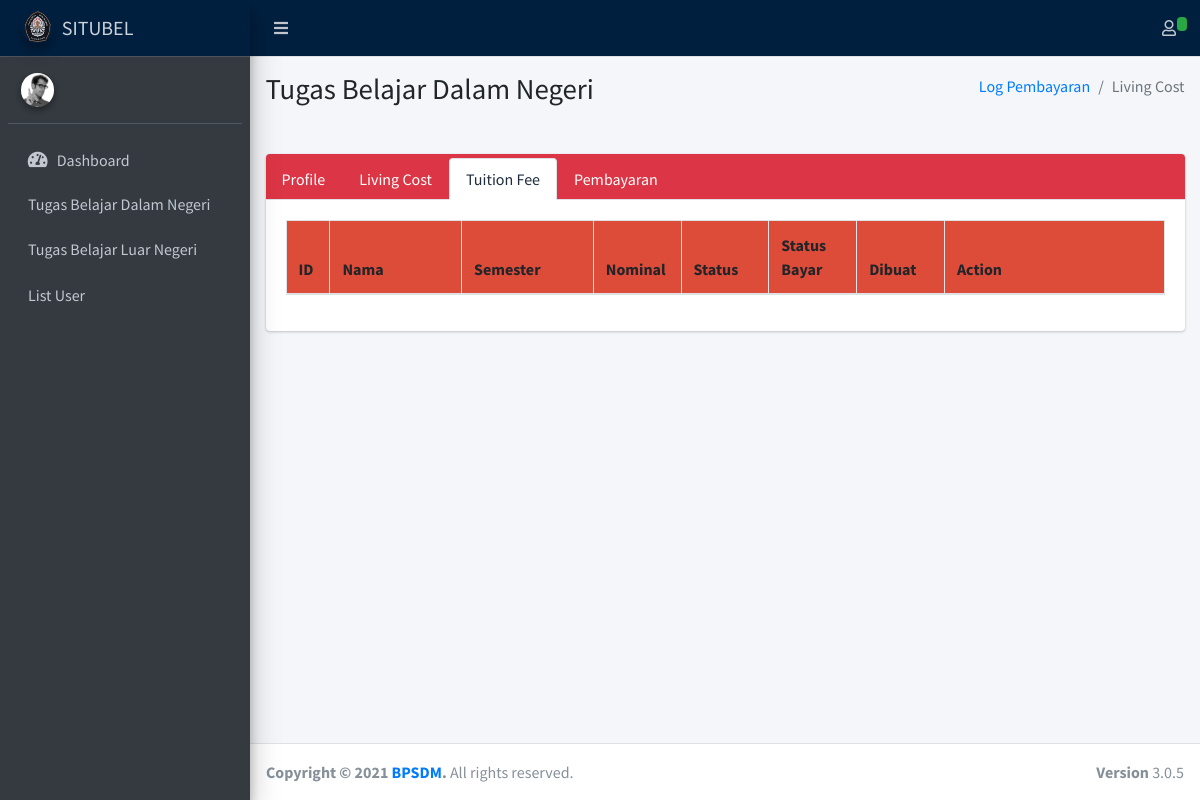
Page /admin/tubeldn/tuitionfee/8 on the earlier database version.
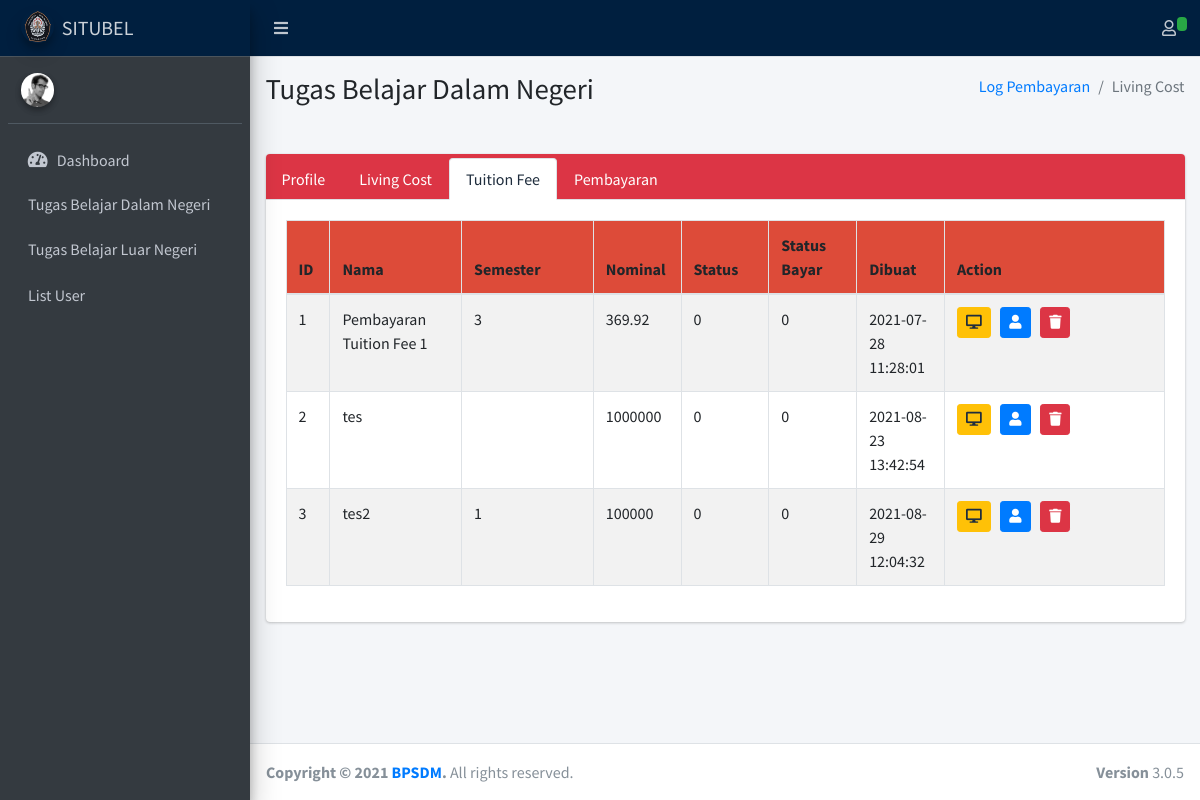
Same page on the later database version.
### tables this page shows
CREATE TABLE `report` (
  `id` int(11) NOT NULL,
  `users_id` int(11) NOT NULL,
  `study_id` int(11) NOT NULL,
  `report_bayar_id` int(11) NOT NULL,
  `nama` varchar(255) NOT NULL,
  `start_date` date NOT NULL,
  `end_date` date NOT NULL,
  `semester` varchar(16) NOT NULL,
  `nominal` varchar(64) NOT NULL,
  `status` int(4) NOT NULL COMMENT '0 : waiting\r\n1 : done\r\n2 : onprocess\r\n3 : rejected',
  `keterangan` text NOT NULL,
  `komentar` text NOT NULL,
  `status_bayar` int(4) NOT NULL COMMENT '0 : unpaid\r\n1 : paid\r\n2 : onprocess',
  `created_at` datetime NOT NULL,
  `updated_at` datetime NOT NULL,
  `admin` int(11) NOT NULL,
  `approved_at` datetime NOT NULL,
  `report_type_id` int(11) NOT NULL
);

### application/controllers/adminweb/MonitoringDn.php (called while the page is built, shortened)
<?php
class MonitoringDn extends CI_Controller {
    public function __construct()
    {
        $this->load->model('UserModel');
        $this->load->model('StudyModel');
        $this->load->model('ReportModel');
        $this->load->model('ReporttypeModel');
        $this->load->model('ReportbayarModel');
    }
	public function tuitionfee()
	{
		$id = $this->uri->segment(4);
		$report_type = $this->ReporttypeModel->show_id(2);
		$reports = $this->ReportModel->show_report_tubeldn($id,$report_type->id);
        $this->load->view('main_admin.php',[
            "page" => "monitoringdn",
            "content" => [],
			"category" => 'tuitionfee',
			"users_id" => $id,
			"reports" => $reports
        ]);
	}
}

### index.php (called while the page is built, shortened)
<?php
require_once BASEPATH.'core/CodeIgniter.php';

### application/models/ReporttypeModel.php (called while the page is built, shortened)
<?php if(!defined('BASEPATH')) exit('Hacking Attempt : Keluar dari sistem..!!');
class ReporttypeModel extends CI_Model
{
	public function show_id($id)
    {
        $this->db->select('*');
		$this->db->where('id',$id);
        return $this->db->get('report_type')->result()[0];
    }
}

### application/models/ReportModel.php (called while the page is built, shortened)
<?php if(!defined('BASEPATH')) exit('Hacking Attempt : Keluar dari sistem..!!');
class ReportModel extends CI_Model
{
	public function show_report_tubeldn($id,$id_report)
    {
        $this->db->select('*');
		$this->db->where('users_id',$id);
		$this->db->where('report_type_id',$id_report);
        return $this->db->get('report')->result();
    }
}

### application/views/pages/admin/monitoringdn.php (the view, shortened to what the changed rows need)
<div class="content-wrapper">
	<section class="content-header">
		<div class="container-fluid">
			<div class="row mb-2">
				<div class="col-sm-6">
					<h1>Tugas Belajar Dalam Negeri</h1>
				</div>
			</div>
		</div>
	</section>
	<br>
	<section class="content">
		<div class="container-fluid">
			<div class="row">
				<div class="col-12">
					<div class="card card-danger card-tabs">
						<div class="card-body">
							<div class="tab-content" id="custom-tabs-one-tabContent">
								<div class="tab-pane fade <?= $category == 'tuitionfee' ?'show active':''?>"
									id="custom-tabs-one-profile" role="tabpanel"
									aria-labelledby="custom-tabs-one-profile-tab">
									<table class="table table-striped table-bordered table-hover dataku">
										<thead class="atas">
											<tr>
												<th width="5%">ID</th>
												<th width="15%">Nama</th>
												<th width="15%">Semester</th>
												<th width="10%">Nominal</th>
												<th width="10%">Status</th>
												<th width="10%">Status Bayar</td>
												<th width="10%">Dibuat</td>
												<th>Action</th>
											</tr>
										</thead>
										<tbody>
											<?php
											$no=1;
											if(@$reports != NULL) {
											foreach ($reports as $report) {
											?>
											<tr>
												<td><?php echo $no; ?></td>
												<td><?php echo $report->nama; ?></td>
												<td><?php echo $report->semester; ?></td>
												<td><?php echo $report->nominal; ?></td>
												<td><?php echo $report->status; ?></td>
												<td><?php echo $report->status_bayar; ?></td>
												<td><?php echo $report->created_at; ?></td>
												<td>
													<a class="btn btn-warning btn-sm"
														href="<?= base_url("admin/monitoringdn/").$report->id ?>"><i
															class="fa fa-desktop "></i></a>&nbsp&nbsp
													<button type="button" class="btn btn-sm btn-primary"
														data-toggle="modal"
														data-target="#edit-report<?php echo $report->id;?>"><i
															class="fa fa-user"></i></button>&nbsp&nbsp
													<a class="btn btn-danger btn-sm delete-link"
														href="<?= base_url('User/delete/'.$report->id);?>"><i
															class="fa fa-trash "></i></a>
												</td>
											</tr>
											<?php $no++;
											}
										} ?>
										</tbody>
									</table>
								</div>
							</div>
						</div>
					</div>
				</div>
			</div>
		</div>
</div>
</div>

Differences in the rows shown:
added report: nama "Pembayaran Tuition Fee 1", semester "3", nominal "369.92", status "0", status_bayar "0", created_at "2021-07-28 11:28:01"
added report: nama "tes", nominal "1000000", status "0", status_bayar "0", created_at "2021-08-23 13:42:54"
added report: nama "tes2", semester "1", nominal "100000", status "0", status_bayar "0", created_at "2021-08-29 12:04:32"
